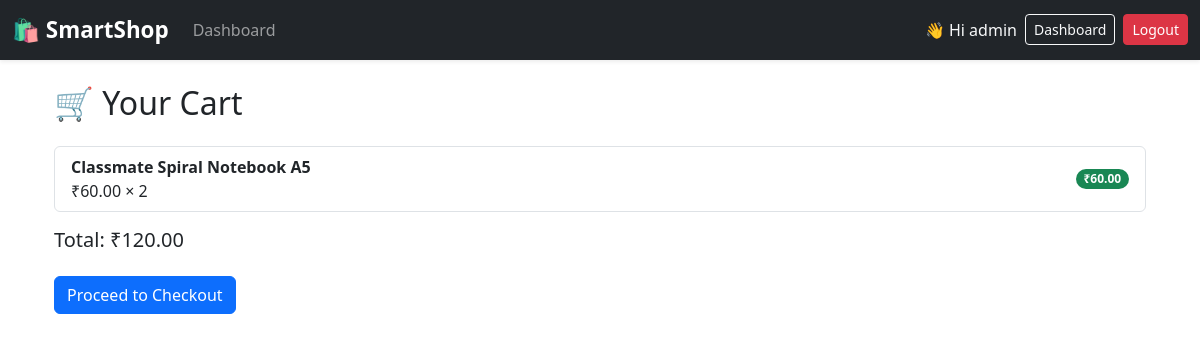
The app's page /cart/ (signed in) with its own data.
### main/models.py (models this page shows, shortened)
class CartItem(models.Model):
    user = models.ForeignKey(User, on_delete=models.CASCADE)
    product = models.ForeignKey(Product, on_delete=models.CASCADE)
    quantity = models.PositiveIntegerField(default=1)

class Product(models.Model):
    name = models.CharField(max_length=200)
    category = models.CharField(max_length=100)
    price = models.DecimalField(max_digits=10, decimal_places=2)
    image = models.ImageField(upload_to='product_images/')  # Store in media/

### main/views.py (the view)
# urls.py: path('cart/', views.view_cart, name='view_cart'),
@login_required
def view_cart(request):
    cart_items = CartItem.objects.filter(user=request.user)
    total_price = sum(item.product.price * item.quantity for item in cart_items)
    return render(request, 'main/cart.html', {
        'cart_items': cart_items,
        'total_price': total_price
    })

### main/templates/main/cart.html
{% extends 'main/base.html' %}
{% block content %}
<div class="container mt-4">
    <h2 class="mb-4">🛒 Your Cart</h2>
    {% if cart_items %}
        <ul class="list-group mb-3">
            {% for item in cart_items %}
            <li class="list-group-item d-flex justify-content-between align-items-center">
                <div>
                    <strong>{{ item.product.name }}</strong><br>
                    ₹{{ item.product.price }} × {{ item.quantity }}
                </div>
                <span class="badge bg-success rounded-pill">₹{{ item.product.price|floatformat:2 }}</span>
            </li>
            {% endfor %}
        </ul>
        <h5>Total: ₹{{ total_price }}</h5>
        <a href="{% url 'checkout' %}" class="btn btn-primary mt-3">Proceed to Checkout</a>
    {% else %}
        <div class="alert alert-info text-center shadow-sm">
            Your cart is currently empty 🛒
        </div>
        <a href="{% url 'smart_suggestions' %}" class="btn btn-outline-secondary">Browse Products</a>
    {% endif %}
</div>
{% endblock %}

### main/templates/main/base.html (shortened to what this page needs)
<!DOCTYPE html>
<html lang="en">
<head>
    <link rel="stylesheet" href="https://cdnjs.cloudflare.com/ajax/libs/animate.css/4.1.1/animate.min.css"/>
    <link href="https://cdn.jsdelivr.net/npm/bootstrap@5.3.2/dist/css/bootstrap.min.css" rel="stylesheet">
</head>
<body>
<nav class="navbar navbar-expand-lg navbar-dark bg-dark shadow-sm sticky-top">
    <div class="container-fluid">
        <a class="navbar-brand" href="/">🛍️ SmartShop</a>
        <div class="collapse navbar-collapse" id="navCollapse">
            <ul class="navbar-nav me-auto mb-2 mb-lg-0">
                {% if user.is_authenticated %}
                    <li class="nav-item">
                        <a class="nav-link" href="{% url 'dashboard' %}">Dashboard</a>
                    </li>
                {% endif %}
            </ul>
            <ul class="navbar-nav ms-auto mb-2 mb-lg-0">
                {% if user.is_authenticated %}
                    <li class="nav-item d-flex align-items-center me-2 text-light">
                        👋 Hi {{ user.username }}
                    </li>
                    <li class="nav-item">
                        <a class="btn btn-outline-light btn-sm me-2" href="{% url 'dashboard' %}">Dashboard</a>
                    </li>
                    <li class="nav-item">
                        <a class="btn btn-danger btn-sm" href="{% url 'logout' %}">Logout</a>
                    </li>
                {% endif %}
            </ul>
        </div>
    </div>
</nav>
<div class="container mt-4">
    {% block content %}{% endblock %}
</div>
</body>
</html>

### main/templates/main/base.html (style rules this page uses)
.navbar-brand { font-weight: bold; font-size: 1.4rem; }

### records on screen
CartItem: product.name "Classmate Spiral Notebook A5", product.price "60.00", quantity "2"

### other values on screen
{{ user.username }} "admin"
{{ total_price }} "120.00"
